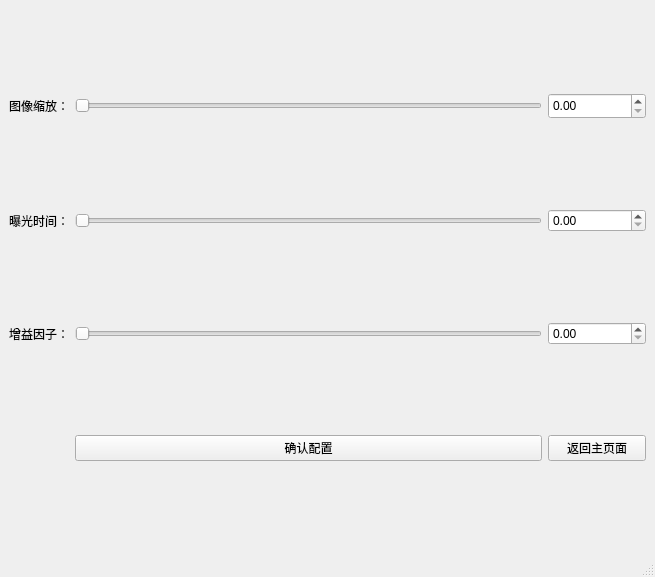
<?xml version="1.0" encoding="UTF-8"?>
<ui version="4.0">
 <class>camera_configure_window</class>
 <widget class="QMainWindow" name="camera_configure_window">
  <property name="geometry">
   <rect>
    <x>0</x>
    <y>0</y>
    <width>655</width>
    <height>577</height>
   </rect>
  </property>
  <property name="windowTitle">
   <string>MainWindow</string>
  </property>
  <widget class="QWidget" name="centralwidget">
   <layout class="QGridLayout" name="gridLayout">
    <item row="2" column="0">
     <widget class="QLabel" name="label_3">
      <property name="text">
       <string>增益因子：</string>
      </property>
     </widget>
    </item>
    <item row="1" column="1">
     <widget class="QSlider" name="horizontalSlider_exposure">
      <property name="orientation">
       <enum>Qt::Horizontal</enum>
      </property>
     </widget>
    </item>
    <item row="2" column="1">
     <widget class="QSlider" name="horizontalSlider_gain">
      <property name="orientation">
       <enum>Qt::Horizontal</enum>
      </property>
     </widget>
    </item>
    <item row="0" column="1">
     <widget class="QSlider" name="horizontalSlider_imgsize">
      <property name="maximum">
       <number>1</number>
      </property>
      <property name="singleStep">
       <number>1</number>
      </property>
      <property name="orientation">
       <enum>Qt::Horizontal</enum>
      </property>
     </widget>
    </item>
    <item row="3" column="2">
     <widget class="QPushButton" name="pushButton_returnMain">
      <property name="text">
       <string>返回主页面</string>
      </property>
     </widget>
    </item>
    <item row="0" column="0">
     <widget class="QLabel" name="label">
      <property name="text">
       <string>图像缩放：</string>
      </property>
     </widget>
    </item>
    <item row="1" column="0">
     <widget class="QLabel" name="label_2">
      <property name="text">
       <string>曝光时间：</string>
      </property>
     </widget>
    </item>
    <item row="0" column="2">
     <widget class="QDoubleSpinBox" name="spinBox_imgsize">
      <property name="sizePolicy">
       <sizepolicy hsizetype="Minimum" vsizetype="Fixed">
        <horstretch>0</horstretch>
        <verstretch>0</verstretch>
       </sizepolicy>
      </property>
      <property name="minimumSize">
       <size>
        <width>98</width>
        <height>26</height>
       </size>
      </property>
      <property name="maximumSize">
       <size>
        <width>99</width>
        <height>26</height>
       </size>
      </property>
     </widget>
    </item>
    <item row="1" column="2">
     <widget class="QDoubleSpinBox" name="spinBox_exposure"/>
    </item>
    <item row="2" column="2">
     <widget class="QDoubleSpinBox" name="spinBox_gain"/>
    </item>
    <item row="3" column="1">
     <widget class="QPushButton" name="pushButton_OK">
      <property name="text">
       <string>确认配置</string>
      </property>
     </widget>
    </item>
   </layout>
  </widget>
  <widget class="QMenuBar" name="menubar">
   <property name="geometry">
    <rect>
     <x>0</x>
     <y>0</y>
     <width>655</width>
     <height>32</height>
    </rect>
   </property>
  </widget>
  <widget class="QStatusBar" name="statusbar"/>
 </widget>
 <resources/>
 <connections/>
</ui>
